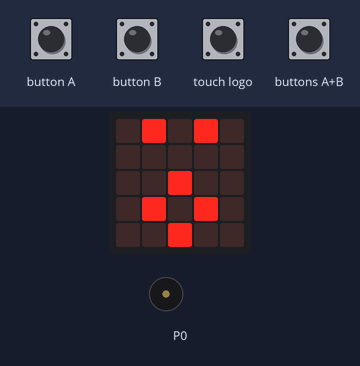
Recording of a program running on a simulated BBC micro:bit (MakeCode). On the bench: the board's 5×5 LED display, buzzer (waves = sounding). Inputs (shaded band) come from the test bench.

Above: at 0.2 s.
At 1.25 s:
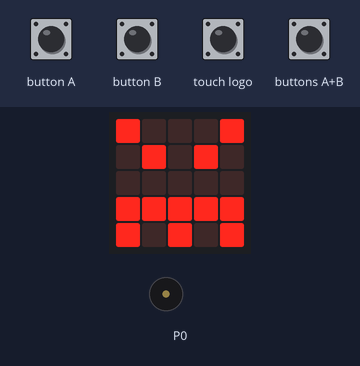
1.3 s: buttons A+B pressed for 0.15 s
At 2.75 s:
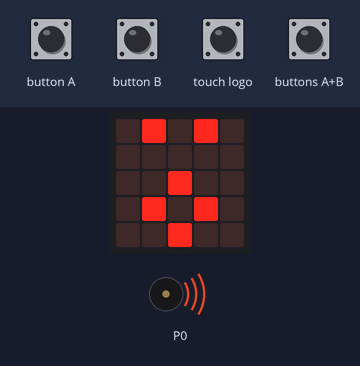
Timing chart, 0 to 11.0 s (numbered marks = the images above; inputs shaded):
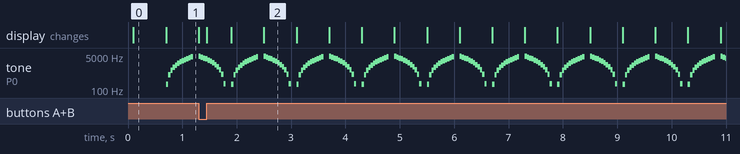

The program:

main.ts
```typescript
input.onButtonPressed(Button.A, function () {
    vstup = "" + vstup + "a"
})
input.onGesture(Gesture.ScreenUp, function () {
    while (opakuj == 0) {
        basic.showIcon(IconNames.Surprised)
        music.playSoundEffect(music.createSoundEffect(WaveShape.Sine, 1, 4718, 255, 255, 500, SoundExpressionEffect.None, InterpolationCurve.Linear), SoundExpressionPlayMode.InBackground)
        basic.showIcon(IconNames.Angry)
        music.playSoundEffect(music.createSoundEffect(WaveShape.Sine, 5000, 1, 255, 0, 500, SoundExpressionEffect.None, InterpolationCurve.Linear), SoundExpressionPlayMode.InBackground)
    }
})
input.onButtonPressed(Button.AB, function () {
    basic.clearScreen()
})
input.onButtonPressed(Button.B, function () {
    vstup = "" + vstup + "b"
})
input.onLogoEvent(TouchButtonEvent.Pressed, function () {
    basic.showString("DEL")
    vstup = ""
})
let vstup = ""
let opakuj = 0
opakuj = 0
let heslo = "abbabba"
let heslo_vypni = "bbab"
basic.forever(function () {
    if (heslo == vstup) {
        control.reset()
    }
    if (heslo_vypni == vstup) {
        opakuj = 1
    }
})
```

test.ts
```typescript
// Tady jsou testy. Při použití tohoto balíčku jako rozšíření nebude zkompilováno.
```

Measured:
- by itself, tone on P0: plays 4791 Hz for 0.04 s, 4375 Hz for 0.04 s, 3958 Hz for 0.04 s, 3541 Hz for 0.04 s, 3125 Hz for 0.04 s, 2708 Hz for 0.04 s … (195 notes in this stretch)
- what the display in image 0 shows lasts 0.6 s, from 0.1 s to 0.7 s
